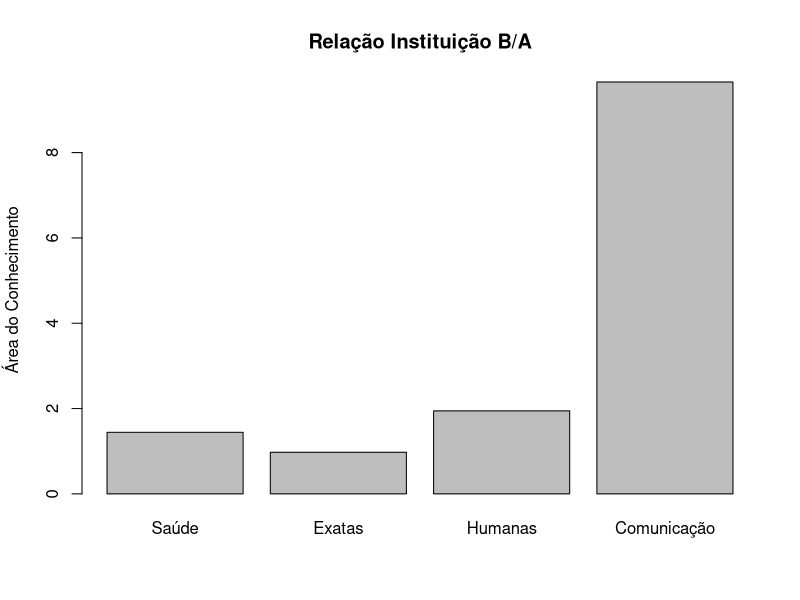
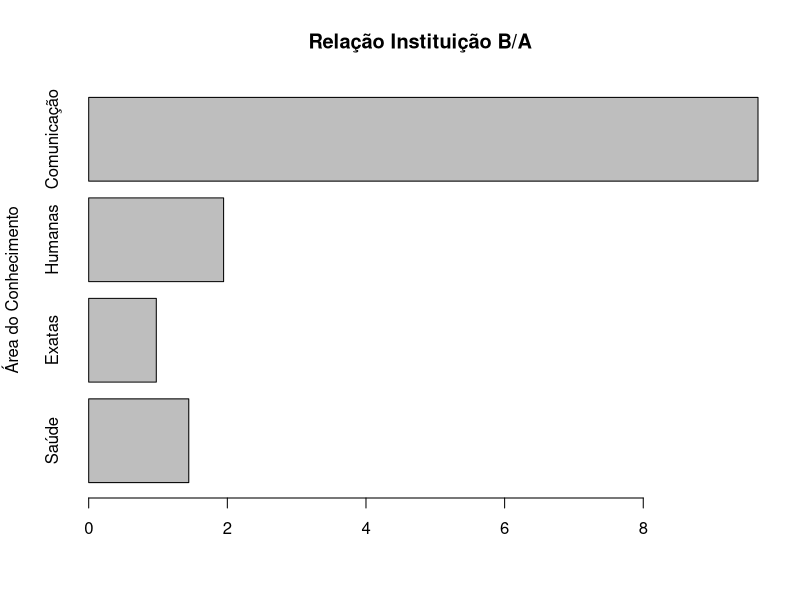
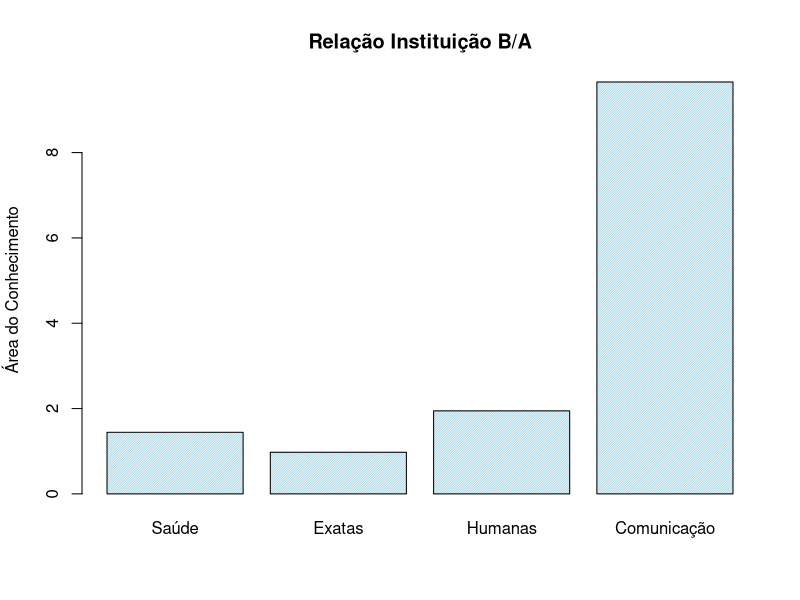
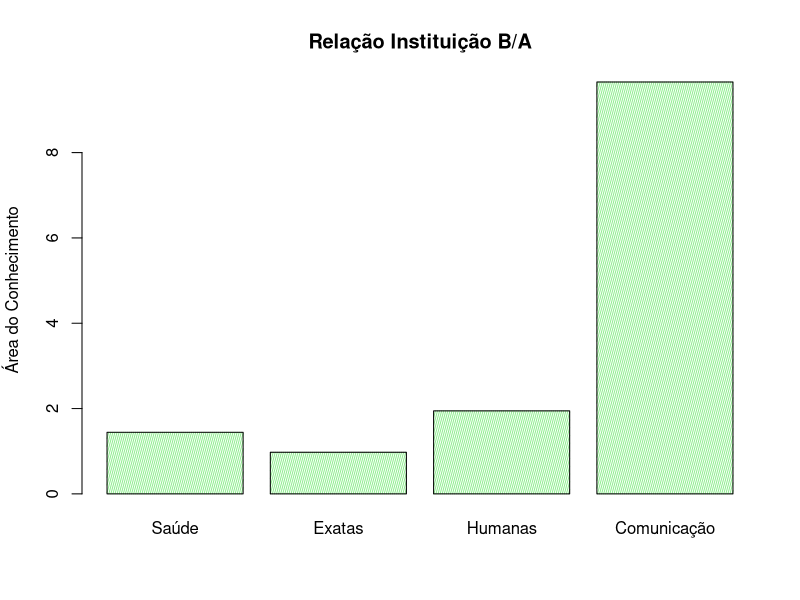
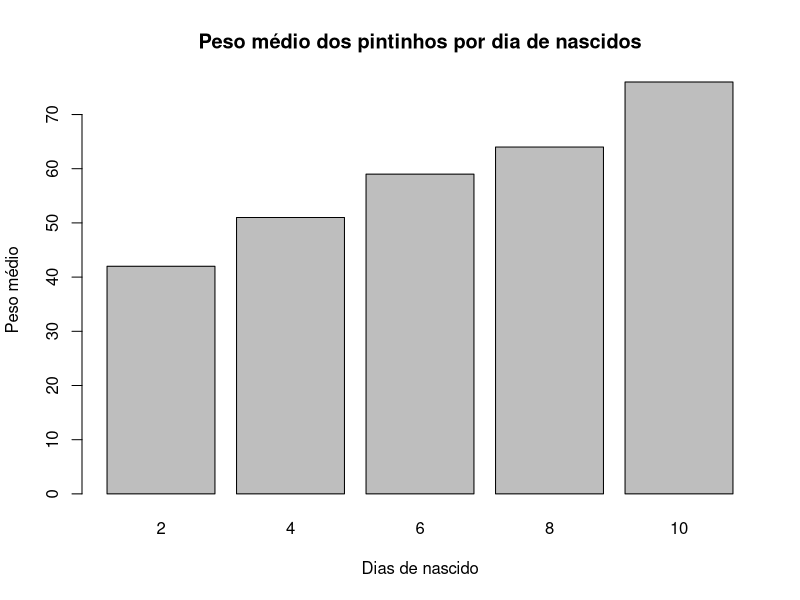
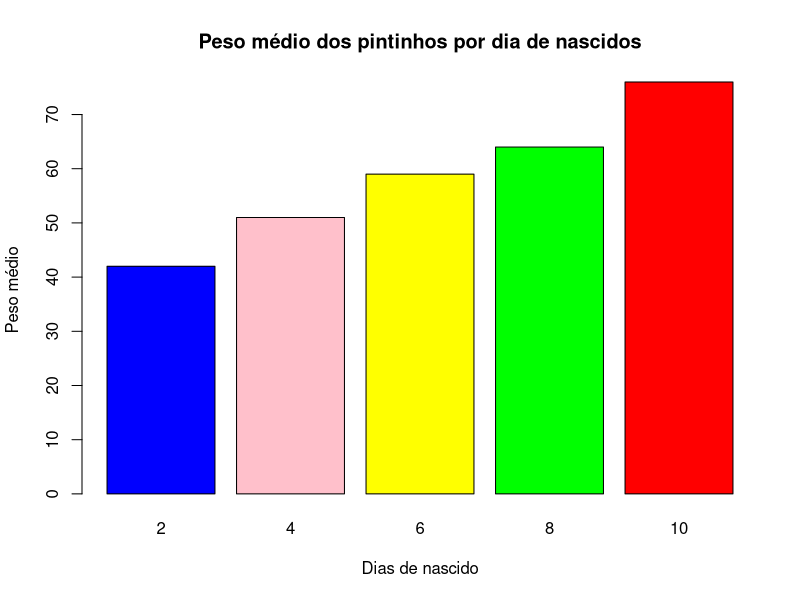
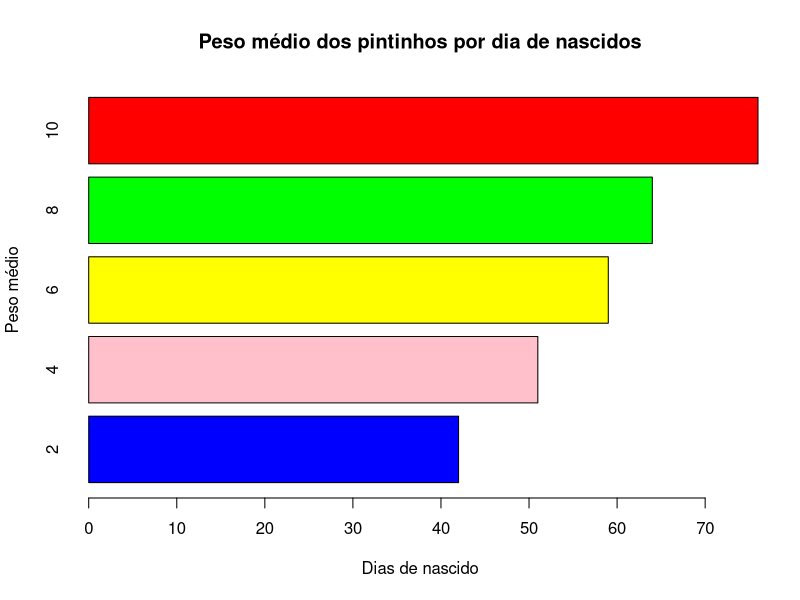
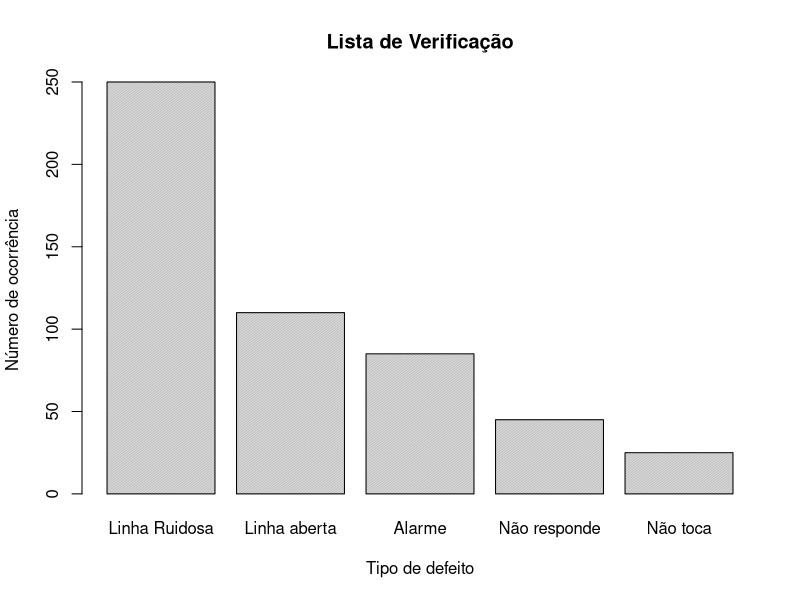

These charts were generated, in order, by the following R code:
## ---- chunk 1
library(dplyr)
library(magrittr)
## ---- chunk 2
base <- 
  tibble(
    "Área do conhecimento" = c("Saúde", "Exatas", "Humanas", "Comunicação"),
    "Instituição A" = c(1751, 2186, 947,  29),
    "Instituição B" = c(2528, 2132, 1843, 280)
  )

base %<>% mutate("Relação B com A" = `Instituição B`/`Instituição A`)

barplot(
  base$`Relação B com A`, names.arg = base$`Área do conhecimento`,
  main = "Relação Instituição B/A", ylab = "Área do Conhecimento"
)
## ---- chunk 3
barplot(
  base$`Relação B com A`, names.arg = base$`Área do conhecimento`,
  main = "Relação Instituição B/A", ylab = "Área do Conhecimento",
  horiz = T
)
## ---- chunk 4
barplot(
  base$`Relação B com A`, names.arg = base$`Área do conhecimento`,
  main = "Relação Instituição B/A", ylab = "Área do Conhecimento",
  density = 60, col = "lightblue"
)
## ---- chunk 5
barplot(
  base$`Relação B com A`, names.arg = base$`Área do conhecimento`,
  main = "Relação Instituição B/A", ylab = "Área do Conhecimento",
  density = 50, angle = 75, col = "lightgreen"
)
## ---- chunk 6
base <- 
  tibble(
    "Dias de Nascido" = c(2,4,6,8,10) %>% as.character(),
    Peso = c(42,51,59,64,76)
  )

barplot(
  base$Peso, names.arg = base$`Dias de Nascido`,
  main = "Peso médio dos pintinhos por dia de nascidos",
  xlab = "Dias de nascido", ylab = "Peso médio"
)
## ---- chunk 7
barplot(
  base$Peso, names.arg = base$`Dias de Nascido`,
  main = "Peso médio dos pintinhos por dia de nascidos",
  xlab = "Dias de nascido", ylab = "Peso médio",
  col = c("blue", "pink", "yellow", "green", "red")
)
## ---- chunk 8
barplot(
  base$Peso, names.arg = base$`Dias de Nascido`,
  main = "Peso médio dos pintinhos por dia de nascidos",
  xlab = "Dias de nascido", ylab = "Peso médio",
  col = c("blue", "pink", "yellow", "green", "red"),
  horiz = T
)
## ---- chunk 9
lista_de_verificacao <- 
  tibble(
    "Tipo de defeito" = c("Linha Ruidosa", "Linha aberta", "Alarme", "Não responde", "Não toca"),
    "Número de ocorrência" = c(250,110,85,45,25)
  )

barplot(
  lista_de_verificacao$`Número de ocorrência`, names.arg = lista_de_verificacao$`Tipo de defeito`,
  main = "Lista de Verificação", xlab = "Tipo de defeito", ylab = "Número de ocorrência",
  density = 80, angle = 120
)
## ---- chunk 10
base_cotinina <- 
  tibble(
    "Nível de Cotinina (ng/ml)" = c("0-13", "14-49", "50-99", "100-149", "150-199", "200-249", "250-299", "300+"),
    Fumantes = c(78,133,142,206,197,220,151,412),
    "Não-fumantes" = c(3300,72,23,15,7,8,9,11)
  )

matrix(
  c(base_cotinina$Fumantes, base_cotinina$`Não-fumantes`), ncol = 2,
  dimnames = list(base_cotinina$`Nível de Cotinina (ng/ml)`, c("Fumantes", "Não-fumantes"))
) %>% 
  t %>% 
  barplot(
    beside = T, cex.names = 0.9, legend.text = c("Fumantes", "Não-fumantes"),
    xlab = "Nível de Cotinina (ng/ml)", ylab = "Frequência",
    main = "Frequência do nível de cotinina em fumantes e não-fumantes",
    col = c("#000000", "#5F021F")
  )
## ---- chunk 11
data("InsectSprays")

InsectSprays %>% 
  boxplot(count~spray, data = ., col = "lightgray",
          main = "Contagem por tipos de inseticida")
## ---- chunk 12
InsectSprays %>% 
  boxplot(count~spray, data = ., col = "lightgray",
          main = "Contagem por tipos de inseticida", outline = F)
## ---- chunk 13
InsectSprays %>% 
  boxplot(count~spray, data = ., col = "lightgray",
          main = "Contagem por tipos de inseticida", boxwex = 0.3)
## ---- chunk 14
data("rock")

x <- rock$peri[rock$area <= mean(rock$area)]
y <- rock$peri[rock$area >  mean(rock$area)]
## ---- chunk 15
plot(cars$speed, cars$dist, type = "l",
     main = "Velocidade em que o carro está pela distância que ele demora a parar",
     xlab = "Velocidade", ylab = "Distância", col = "red")
## ---- chunk 16
produto <- c(47.9, 48.8, 48.6, 47.9, 48.1, 48.0, 48.6, 48.3, 47.9, 48.0, 47.2, 48.3,
             48.4, 48.9, 48.5, 48.1, 48.6, 48.1, 48.0, 48.0, 48.0, 48.6, 47.5, 48.3)
tempo <- 1:length(produto)

plot(tempo, produto, type = "b", 
     main = "Viscosidade de um produto químico observado de hora em hora",
     xlab = "Tempo (horas)", ylab = "Viscosidade", col = "blue")
## ---- chunk 17
anos <- 1990:1996
alunos <- c(19.720, 20.567, 21.473, 21.887, 20.598, 22.473, 23.564)

plot(anos, alunos, type = "b", 
     main = "Número de alunos matriculados no ensino de 1o grau no Brasil nos anos de 1990 a 1996",
     xlab = "Anos", ylab = "Número de alunos (mil)", col = "green")
## ---- chunk 18
catalisador <- c(1176, 1191, 1214, 1220, 1205, 1192, 1201, 1190, 1183, 1185)
curve(dnorm(x, mean = mean(catalisador), sd = sd(catalisador)), 
      from=mean(catalisador)-50, to=mean(catalisador)+50, 
      xlab = "x", ylab = "dnorm(x, mean(catalisador), sd(catalisador))",
      main = "Distribuição normal do tempo efetivo de vida \n de um catalisador usado em reações químicas")
## ---- chunk 19
curve(dnorm(x, mean=  -1, sd=1), from=-5, to=5)
curve(dnorm(x, mean=-0.5, sd=1), col="red", add=T)
curve(dnorm(x, mean=   0, sd=1), col="green", add=T)
curve(dnorm(x, mean= 0.5, sd=1), col="blue", add=T)
curve(dnorm(x, mean=   1, sd=1), col="yellow", add=T)
title("Distribuição normal variando a média no intervalo [-1,1] \n com tamanho de passo igual a 0.5 e desvio padrão igual a 1")
## ---- chunk 20
curve(dnorm(x, mean=0, sd=  0), col="red", from=-5, to=5)
curve(dnorm(x, mean=0, sd=0.5), add=T)
curve(dnorm(x, mean=0, sd=  1), col="green", add=T)
curve(dnorm(x, mean=0, sd=1.5), col="blue", add=T)
curve(dnorm(x, mean=0, sd=  2), col="yellow", add=T)
title("Distribuição normal variando o desvio padrão no intervalo [0,2] \n com tamanho de passo igual a 0.5 e média igual a 0")
## ---- chunk 21
pesos <- c(0.9475,0.9705,0.9770,0.9775,0.9860,0.9960,0.9965,0.9975,1.0050,1.0075,1.0100,1.0175,1.0180,1.02000,1.0250)

hist(pesos, freq=FALSE)
curve(dnorm(x, mean=1, sd=0.05), add=TRUE, col=4)
curve(dnorm(x, mean=mean(pesos), sd=sd(pesos)), add=TRUE, col="red")
legend('topright', legend=c(expression(mu==1),  expression(sigma==0.05),
                            expression(mu==0.997), expression(sigma==0.022)), 
       text.col=c(4,4,2,2), cex=0.8)
